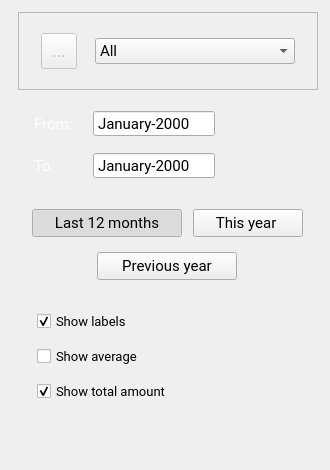
         <widget class="Container" name="income">
          <property name="font">
           <font>
            <family>Roboto</family>
            <pointsize>13</pointsize>
           </font>
          </property>
          <property name="features">
           <set>QDockWidget::NoDockWidgetFeatures</set>
          </property>
          <property name="allowedAreas">
           <set>Qt::NoDockWidgetArea</set>
          </property>
          <property name="windowTitle">
           <string>Income</string>
          </property>
          <widget class="QWidget" name="dockWidgetContents_231">
           <layout class="QGridLayout" name="gridLayout_431">
            <property name="leftMargin">
             <number>12</number>
            </property>
            <property name="topMargin">
             <number>12</number>
            </property>
            <property name="rightMargin">
             <number>12</number>
            </property>
            <property name="bottomMargin">
             <number>12</number>
            </property>
            <item row="0" column="1" rowspan="4">
             <widget class="QWidget" name="widget_income_graph" native="true"/>
            </item>
            <item row="0" column="2" rowspan="4">
             <widget class="QWidget" name="widget_income" native="true">
              <property name="sizePolicy">
               <sizepolicy hsizetype="Minimum" vsizetype="Preferred">
                <horstretch>0</horstretch>
                <verstretch>0</verstretch>
               </sizepolicy>
              </property>
              <property name="maximumSize">
               <size>
                <width>300</width>
                <height>16777215</height>
               </size>
              </property>
              <layout class="QVBoxLayout" name="verticalLayout_2">
               <property name="spacing">
                <number>12</number>
               </property>
               <property name="leftMargin">
                <number>0</number>
               </property>
               <property name="topMargin">
                <number>0</number>
               </property>
               <property name="rightMargin">
                <number>0</number>
               </property>
               <property name="bottomMargin">
                <number>0</number>
               </property>
               <item>
                <widget class="QFrame" name="frame_income">
                 <property name="frameShape">
                  <enum>QFrame::StyledPanel</enum>
                 </property>
                 <property name="frameShadow">
                  <enum>QFrame::Raised</enum>
                 </property>
                 <layout class="QHBoxLayout" name="horizontalLayout_3">
                  <property name="topMargin">
                   <number>20</number>
                  </property>
                  <property name="bottomMargin">
                   <number>20</number>
                  </property>
                  <item>
                   <spacer name="horizontalSpacer_8">
                    <property name="orientation">
                     <enum>Qt::Horizontal</enum>
                    </property>
                    <property name="sizeHint" stdset="0">
                     <size>
                      <width>40</width>
                      <height>20</height>
                     </size>
                    </property>
                   </spacer>
                  </item>
                  <item>
                   <widget class="QToolButton" name="toolButton_icon_category">
                    <property name="enabled">
                     <bool>false</bool>
                    </property>
                    <property name="minimumSize">
                     <size>
                      <width>36</width>
                      <height>36</height>
                     </size>
                    </property>
                    <property name="maximumSize">
                     <size>
                      <width>36</width>
                      <height>36</height>
                     </size>
                    </property>
                    <property name="text">
                     <string>...</string>
                    </property>
                    <property name="icon">
                     <iconset resource="../resources/resources.qrc">
                      <normaloff>:/images/images/savings_black_24dp.svg</normaloff>
                      <disabledoff>:/images/images/savings_black_24dp.svg</disabledoff>:/images/images/savings_black_24dp.svg</iconset>
                    </property>
                    <property name="iconSize">
                     <size>
                      <width>36</width>
                      <height>36</height>
                     </size>
                    </property>
                   </widget>
                  </item>
                  <item>
                   <spacer name="horizontalSpacer_6">
                    <property name="orientation">
                     <enum>Qt::Horizontal</enum>
                    </property>
                    <property name="sizeHint" stdset="0">
                     <size>
                      <width>40</width>
                      <height>20</height>
                     </size>
                    </property>
                   </spacer>
                  </item>
                  <item>
                   <widget class="QComboBox" name="income_choice">
                    <property name="minimumSize">
                     <size>
                      <width>200</width>
                      <height>0</height>
                     </size>
                    </property>
                    <property name="maximumSize">
                     <size>
                      <width>200</width>
                      <height>16777215</height>
                     </size>
                    </property>
                    <property name="font">
                     <font>
                      <family>Roboto</family>
                      <pointsize>11</pointsize>
                     </font>
                    </property>
                    <item>
                     <property name="text">
                      <string>All</string>
                     </property>
                    </item>
                    <item>
                     <property name="text">
                      <string>Wages</string>
                     </property>
                    </item>
                    <item>
                     <property name="text">
                      <string>Gifts</string>
                     </property>
                    </item>
                   </widget>
                  </item>
                  <item>
                   <spacer name="horizontalSpacer_7">
                    <property name="orientation">
                     <enum>Qt::Horizontal</enum>
                    </property>
                    <property name="sizeHint" stdset="0">
                     <size>
                      <width>40</width>
                      <height>20</height>
                     </size>
                    </property>
                   </spacer>
                  </item>
                 </layout>
                </widget>
               </item>
               <item>
                <layout class="QGridLayout" name="gridLayout_8">
                 <property name="leftMargin">
                  <number>16</number>
                 </property>
                 <property name="topMargin">
                  <number>8</number>
                 </property>
                 <property name="rightMargin">
                  <number>19</number>
                 </property>
                 <property name="horizontalSpacing">
                  <number>20</number>
                 </property>
                 <property name="verticalSpacing">
                  <number>15</number>
                 </property>
                 <item row="0" column="0">
                  <widget class="QLabel" name="label_from_income">
                   <property name="font">
                    <font>
                     <family>Roboto</family>
                     <pointsize>11</pointsize>
                    </font>
                   </property>
                   <property name="styleSheet">
                    <string notr="true">color: white;</string>
                   </property>
                   <property name="text">
                    <string>From:</string>
                   </property>
                  </widget>
                 </item>
                 <item row="0" column="1">
                  <widget class="QDateEdit" name="dateEdit_income_from">
                   <property name="maximumSize">
                    <size>
                     <width>130</width>
                     <height>16777215</height>
                    </size>
                   </property>
                   <property name="font">
                    <font>
                     <family>Roboto</family>
                     <pointsize>11</pointsize>
                    </font>
                   </property>
                   <property name="frame">
                    <bool>true</bool>
                   </property>
                   <property name="buttonSymbols">
                    <enum>QAbstractSpinBox::NoButtons</enum>
                   </property>
                   <property name="displayFormat">
                    <string>MMMM-yyyy</string>
                   </property>
                   <property name="calendarPopup">
                    <bool>false</bool>
                   </property>
                  </widget>
                 </item>
                 <item row="1" column="0" rowspan="2">
                  <widget class="QLabel" name="label_2">
                   <property name="minimumSize">
                    <size>
                     <width>39</width>
                     <height>0</height>
                    </size>
                   </property>
                   <property name="font">
                    <font>
                     <family>Roboto</family>
                     <pointsize>11</pointsize>
                    </font>
                   </property>
                   <property name="styleSheet">
                    <string notr="true">color: white;</string>
                   </property>
                   <property name="text">
                    <string>To:</string>
                   </property>
                  </widget>
                 </item>
                 <item row="1" column="1" rowspan="2">
                  <widget class="QDateEdit" name="dateEdit_income_to">
                   <property name="maximumSize">
                    <size>
                     <width>130</width>
                     <height>16777215</height>
                    </size>
                   </property>
                   <property name="font">
                    <font>
                     <family>Roboto</family>
                     <pointsize>11</pointsize>
                    </font>
                   </property>
                   <property name="buttonSymbols">
                    <enum>QAbstractSpinBox::NoButtons</enum>
                   </property>
                   <property name="currentSection">
                    <enum>QDateTimeEdit::MonthSection</enum>
                   </property>
                   <property name="displayFormat">
                    <string>MMMM-yyyy</string>
                   </property>
                   <property name="calendarPopup">
                    <bool>false</bool>
                   </property>
                  </widget>
                 </item>
                 <item row="0" column="2" rowspan="3">
                  <widget class="AnimatedButton" name="refresh_income" native="true">
                   <property name="minimumSize">
                    <size>
                     <width>54</width>
                     <height>54</height>
                    </size>
                   </property>
                   <property name="maximumSize">
                    <size>
                     <width>54</width>
                     <height>54</height>
                    </size>
                   </property>
                   <property name="cursor">
                    <cursorShape>PointingHandCursor</cursorShape>
                   </property>
                   <property name="toolTip">
                    <string>Refresh graph</string>
                   </property>
                   <layout class="QVBoxLayout" name="verticalLayout_5">
                    <property name="leftMargin">
                     <number>6</number>
                    </property>
                    <property name="topMargin">
                     <number>6</number>
                    </property>
                    <property name="rightMargin">
                     <number>6</number>
                    </property>
                    <property name="bottomMargin">
                     <number>6</number>
                    </property>
                   </layout>
                  </widget>
                 </item>
                 <item row="0" column="3" rowspan="3">
                  <spacer name="horizontalSpacer_2">
                   <property name="orientation">
                    <enum>Qt::Horizontal</enum>
                   </property>
                   <property name="sizeHint" stdset="0">
                    <size>
                     <width>40</width>
                     <height>20</height>
                    </size>
                   </property>
                  </spacer>
                 </item>
                </layout>
               </item>
               <item>
                <layout class="QGridLayout" name="gridLayout_6">
                 <property name="leftMargin">
                  <number>9</number>
                 </property>
                 <property name="topMargin">
                  <number>18</number>
                 </property>
                 <property name="rightMargin">
                  <number>9</number>
                 </property>
                 <property name="horizontalSpacing">
                  <number>6</number>
                 </property>
                 <property name="verticalSpacing">
                  <number>15</number>
                 </property>
                 <item row="0" column="1">
                  <widget class="QPushButton" name="this_year_income">
                   <property name="minimumSize">
                    <size>
                     <width>110</width>
                     <height>28</height>
                    </size>
                   </property>
                   <property name="maximumSize">
                    <size>
                     <width>110</width>
                     <height>28</height>
                    </size>
                   </property>
                   <property name="font">
                    <font>
                     <family>Roboto</family>
                     <pointsize>11</pointsize>
                    </font>
                   </property>
                   <property name="cursor">
                    <cursorShape>PointingHandCursor</cursorShape>
                   </property>
                   <property name="text">
                    <string>This year </string>
                   </property>
                   <property name="icon">
                    <iconset resource="../resources/resources.qrc">
                     <normaloff>:/images/images/date_range_black_18dp.svg</normaloff>
                     <activeon>:/images/images/date_range_black_18dp_checked.svg</activeon>:/images/images/date_range_black_18dp.svg</iconset>
                   </property>
                   <property name="iconSize">
                    <size>
                     <width>18</width>
                     <height>18</height>
                    </size>
                   </property>
                   <property name="checkable">
                    <bool>true</bool>
                   </property>
                   <property name="checked">
                    <bool>false</bool>
                   </property>
                   <property name="autoExclusive">
                    <bool>true</bool>
                   </property>
                  </widget>
                 </item>
                 <item row="0" column="0">
                  <widget class="QPushButton" name="last_12_months_income">
                   <property name="minimumSize">
                    <size>
                     <width>150</width>
                     <height>28</height>
                    </size>
                   </property>
                   <property name="maximumSize">
                    <size>
                     <width>150</width>
                     <height>28</height>
                    </size>
                   </property>
                   <property name="font">
                    <font>
                     <family>Roboto</family>
                     <pointsize>11</pointsize>
                    </font>
                   </property>
                   <property name="cursor">
                    <cursorShape>PointingHandCursor</cursorShape>
                   </property>
                   <property name="text">
                    <string>Last 12 months</string>
                   </property>
                   <property name="icon">
                    <iconset resource="../resources/resources.qrc">
                     <normaloff>:/images/images/history_black_18dp.svg</normaloff>
                     <activeon>:/images/images/history_black_18dp_checked.svg</activeon>:/images/images/history_black_18dp.svg</iconset>
                   </property>
                   <property name="iconSize">
                    <size>
                     <width>18</width>
                     <height>18</height>
                    </size>
                   </property>
                   <property name="checkable">
                    <bool>true</bool>
                   </property>
                   <property name="checked">
                    <bool>true</bool>
                   </property>
                   <property name="autoExclusive">
                    <bool>true</bool>
                   </property>
                  </widget>
                 </item>
                 <item row="1" column="0" colspan="2">
                  <layout class="QHBoxLayout" name="horizontalLayout_6">
                   <item>
                    <widget class="QPushButton" name="previous_year_income">
                     <property name="minimumSize">
                      <size>
                       <width>140</width>
                       <height>28</height>
                      </size>
                     </property>
                     <property name="maximumSize">
                      <size>
                       <width>140</width>
                       <height>28</height>
                      </size>
                     </property>
                     <property name="font">
                      <font>
                       <family>Roboto</family>
                       <pointsize>11</pointsize>
                      </font>
                     </property>
                     <property name="cursor">
                      <cursorShape>PointingHandCursor</cursorShape>
                     </property>
                     <property name="text">
                      <string>Previous year</string>
                     </property>
                     <property name="icon">
                      <iconset resource="../resources/resources.qrc">
                       <normaloff>:/images/images/calendar_today_black_18dp.svg</normaloff>
                       <activeon>:/images/images/calendar_today_black_18dp_checked.svg</activeon>:/images/images/calendar_today_black_18dp.svg</iconset>
                     </property>
                     <property name="iconSize">
                      <size>
                       <width>18</width>
                       <height>18</height>
                      </size>
                     </property>
                     <property name="checkable">
                      <bool>true</bool>
                     </property>
                     <property name="autoRepeat">
                      <bool>true</bool>
                     </property>
                     <property name="autoExclusive">
                      <bool>true</bool>
                     </property>
                    </widget>
                   </item>
                  </layout>
                 </item>
                </layout>
               </item>
               <item>
                <layout class="QVBoxLayout" name="verticalLayout">
                 <property name="leftMargin">
                  <number>19</number>
                 </property>
                 <property name="topMargin">
                  <number>18</number>
                 </property>
                 <property name="rightMargin">
                  <number>19</number>
                 </property>
                 <property name="bottomMargin">
                  <number>15</number>
                 </property>
                 <item>
                  <widget class="QCheckBox" name="check_labels_income">
                   <property name="font">
                    <font>
                     <family>Roboto</family>
                     <pointsize>10</pointsize>
                    </font>
                   </property>
                   <property name="text">
                    <string>Show labels</string>
                   </property>
                   <property name="checked">
                    <bool>true</bool>
                   </property>
                  </widget>
                 </item>
                 <item>
                  <widget class="QCheckBox" name="check_average_income">
                   <property name="font">
                    <font>
                     <family>Roboto</family>
                     <pointsize>10</pointsize>
                    </font>
                   </property>
                   <property name="text">
                    <string>Show average</string>
                   </property>
                  </widget>
                 </item>
                 <item>
                  <widget class="QCheckBox" name="check_total_income">
                   <property name="font">
                    <font>
                     <family>Roboto</family>
                     <pointsize>10</pointsize>
                    </font>
                   </property>
                   <property name="text">
                    <string>Show total amount</string>
                   </property>
                   <property name="checked">
                    <bool>true</bool>
                   </property>
                  </widget>
                 </item>
                </layout>
               </item>
               <item>
                <spacer name="verticalSpacer">
                 <property name="orientation">
                  <enum>Qt::Vertical</enum>
                 </property>
                 <property name="sizeHint" stdset="0">
                  <size>
                   <width>20</width>
                   <height>40</height>
                  </size>
                 </property>
                </spacer>
               </item>
              </layout>
             </widget>
            </item>
           </layout>
          </widget>
         </widget>
